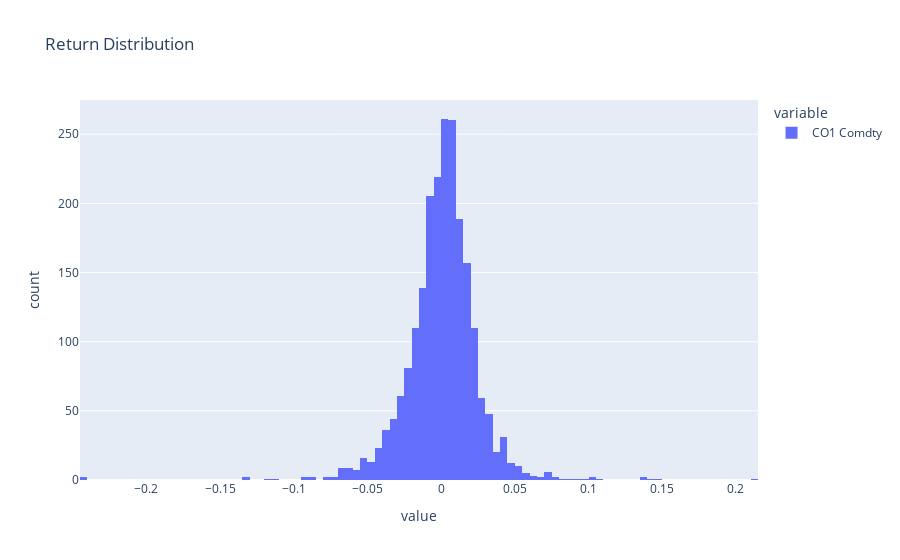

The notebook cell saved with this chart:
### Code cell
import plotly.express as px
fig = px.histogram(rets.dropna(), nbins=100, title='Return Distribution')
fig.show()

print(f"Skew:     {rets.skew():.2f}")    # negative = more crashes than rallies
print(f"Kurtosis: {rets.kurtosis():.2f}") # >3 = fat tails, extreme moves

### Figure 1 — Plotly figure (JSON) as saved in the notebook; plotly's stock layout.template omitted (floating-point values rounded to 4 significant figures; data arrays with more than 128 entries replaced by an {"elided": "..."} marker saying what was removed)
{"data": [{"bingroup": "x", "hovertemplate": "variable=CO1 Comdty<br>value=%{x}<br>count=%{y}<extra></extra>", "legendgroup": "CO1 Comdty", "marker": {"color": "#636efa", "pattern": {"shape": ""}}, "name": "CO1 Comdty", "nbinsx": 100, "orientation": "v", "showlegend": true, "type": "histogram", "x": {"elided": "2173 float values"}, "xaxis": "x", "yaxis": "y"}], "layout": {"barmode": "relative", "legend": {"title": {"text": "variable"}, "tracegroupgap": 0}, "title": {"text": "Return Distribution"}, "xaxis": {"anchor": "y", "domain": [0, 1], "title": {"text": "value"}}, "yaxis": {"anchor": "x", "domain": [0, 1], "title": {"text": "count"}}}}
